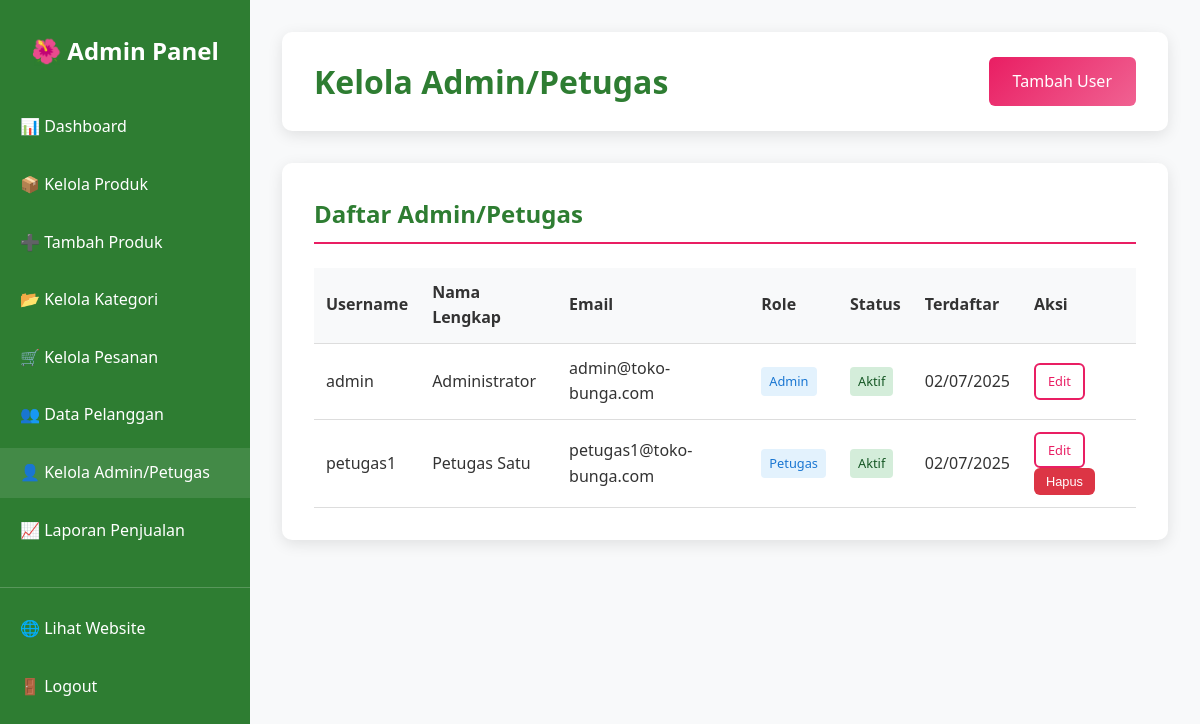
The page /admin/users.php (signed in) on the database its author committed.
### tables this page shows
CREATE TABLE users (
    id INT PRIMARY KEY AUTO_INCREMENT,
    username VARCHAR(50) UNIQUE NOT NULL,
    email VARCHAR(100) UNIQUE NOT NULL,
    password VARCHAR(255) NOT NULL,
    full_name VARCHAR(100) NOT NULL,
    phone VARCHAR(20),
    address TEXT,
    role ENUM('admin', 'petugas', 'pelanggan') DEFAULT 'pelanggan',
    is_active TINYINT(1) DEFAULT 1,
    created_at TIMESTAMP DEFAULT CURRENT_TIMESTAMP,
    updated_at TIMESTAMP DEFAULT CURRENT_TIMESTAMP ON UPDATE CURRENT_TIMESTAMP
);

### admin/users.php (the view, shortened to what this page needs)
<?php
$pdo = getConnection();
$stmt = $pdo->prepare("SELECT * FROM users WHERE role IN ('admin', 'petugas') ORDER BY created_at DESC");
$stmt->execute();
$users = $stmt->fetchAll();
?>
<!DOCTYPE html>
<html lang="id">
<head>
    <link rel="stylesheet" href="../assets/css/style.css">
    <link rel="stylesheet" href="assets/admin.css">
</head>
<body>
    <div class="admin-container">
        <?php include 'includes/sidebar.php'; ?>
        <div class="main-content">
            <div class="page-header">
                <h1>Kelola Admin/Petugas</h1>
                <a href="?add=1" class="btn btn-primary">Tambah User</a>
            </div>
            <div class="content-card">
                <h2>Daftar Admin/Petugas</h2>
                <?php if (empty($users)): ?>
                    <p>Belum ada data user.</p>
                <?php else: ?>
                    <table class="table">
                        <thead>
                            <tr>
                                <th>Username</th>
                                <th>Nama Lengkap</th>
                                <th>Email</th>
                                <th>Role</th>
                                <th>Status</th>
                                <th>Terdaftar</th>
                                <th>Aksi</th>
                            </tr>
                        </thead>
                        <tbody>
                            <?php foreach($users as $user): ?>
                            <tr>
                                <td><?php echo htmlspecialchars($user['username']); ?></td>
                                <td><?php echo htmlspecialchars($user['full_name']); ?></td>
                                <td><?php echo htmlspecialchars($user['email']); ?></td>
                                <td>
                                    <span class="status-badge" style="background: #e3f2fd; color: #1976d2;">
                                        <?php echo ucfirst($user['role']); ?>
                                    </span>
                                </td>
                                <td>
                                    <span class="status-badge <?php echo $user['is_active'] ? 'status-active' : 'status-inactive'; ?>">
                                        <?php echo $user['is_active'] ? 'Aktif' : 'Tidak Aktif'; ?>
                                    </span>
                                </td>
                                <td><?php echo date('d/m/Y', strtotime($user['created_at'])); ?></td>
                                <td>
                                    <a href="?edit=<?php echo $user['id']; ?>" class="btn btn-outline btn-sm">Edit</a>
                                    <?php if ($user['id'] != $_SESSION['user_id']): ?>
                                    <form method="POST" style="display: inline;" onsubmit="return confirm('Yakin ingin menghapus user ini?')">
                                        <button type="submit" class="btn btn-danger btn-sm">Hapus</button>
                                    </form>
                                    <?php endif; ?>
                                </td>
                            </tr>
                            <?php endforeach; ?>
                        </tbody>
                    </table>
                <?php endif; ?>
            </div>
        </div>
    </div>
</body>
</html>

### assets/css/style.css (style rules this page uses)
* { margin: 0; padding: 0; box-sizing: border-box; }
body { font-family: 'Segoe UI', Tahoma, Geneva, Verdana, sans-serif; line-height: 1.6; color: #333; background-color: #fff; }
.btn { display: inline-block; padding: 12px 24px; border: none; border-radius: 6px; text-decoration: none; text-align: center; cursor: pointer; font-size: 16px; font-weight: 500; transition: all 0.3s ease; }
.btn-primary { background: linear-gradient(135deg, #e91e63, #f06292); color: white; }
.btn-outline { background: transparent; color: #e91e63; border: 2px solid #e91e63; }
.page-header { background: linear-gradient(135deg, #f8f9fa, #e8f5e8); padding: 2rem 0; text-align: center; }
.main-content { min-height: 100vh; padding-top: 0; }

### admin/assets/admin.css (style rules this page uses)
.admin-container { display: flex; min-height: 100vh; font-family: 'Segoe UI', Tahoma, Geneva, Verdana, sans-serif; }
.main-content { flex: 1; margin-left: 250px; padding: 2rem; background: #f8f9fa; min-height: 100vh; }
.page-header { display: flex; justify-content: space-between; align-items: center; margin-bottom: 2rem; background: white; padding: 1.5rem 2rem; border-radius: 10px; box-shadow: 0 4px 15px rgba(0,0,0,0.1); }
.page-header h1 { color: #2e7d32; margin: 0; font-size: 2rem; }
.content-card { background: white; padding: 2rem; border-radius: 10px; box-shadow: 0 4px 15px rgba(0,0,0,0.1); margin-bottom: 2rem; }
.content-card h2 { color: #2e7d32; margin-bottom: 1.5rem; font-size: 1.5rem; border-bottom: 2px solid #e91e63; padding-bottom: 0.5rem; }
.btn { display: inline-block; padding: 12px 24px; border: none; border-radius: 6px; text-decoration: none; text-align: center; cursor: pointer; font-size: 16px; font-weight: 500; transition: all 0.3s ease; }
.btn-primary { background: linear-gradient(135deg, #e91e63, #f06292); color: white; }
.btn-outline { background: transparent; color: #e91e63; border: 2px solid #e91e63; }
.btn-danger { background: #dc3545; color: white; }
.btn-sm { padding: 6px 12px; font-size: 0.8rem; }
.table { width: 100%; border-collapse: collapse; margin-top: 1rem; }
.table th, .table td { padding: 12px; text-align: left; border-bottom: 1px solid #ddd; vertical-align: middle; }
.table th { background: #f8f9fa; font-weight: 600; color: #333; position: sticky; top: 0; }
.status-badge { padding: 4px 8px; border-radius: 4px; font-size: 0.8rem; font-weight: 500; display: inline-block; }
.status-active { background: #d4edda; color: #155724; }

### rows shown on the page
users: username "admin", full_name "Administrator", email "admin@toko-bunga.com", role "Admin", is_active "Aktif", created_at "02/07/2025"
users: username "petugas1", full_name "Petugas Satu", email "petugas1@toko-bunga.com", role "Petugas", is_active "Aktif", created_at "02/07/2025"
